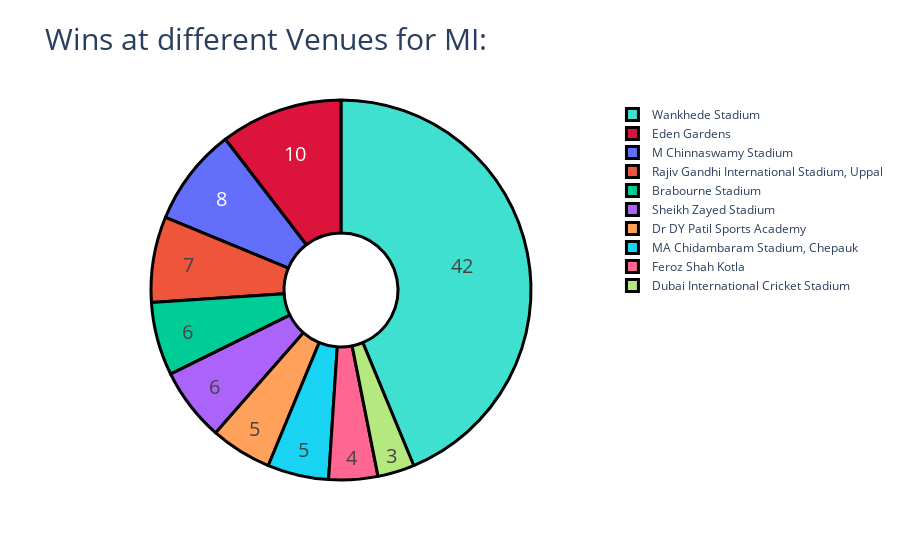

The cell this chart's notebook holds for it:
### Code cell
mi=lucky(df_match,'Mumbai Indians')
values = mi
labels=mi.index
colors = ['turquoise', 'crimson']
fig = go.Figure(data=[go.Pie(labels=labels,values=values,hole=.3)])
fig.update_traces(hoverinfo='label+percent', textinfo='value', textfont_size=20,
                  marker=dict(colors=colors, line=dict(color='#000000', width=3)))
fig.update_layout(title="Wins at different Venues for MI:",
                  titlefont={'size': 30},
                  )
fig.show()

### Figure 1 — Plotly figure (JSON) as saved in the notebook; plotly's stock layout.template omitted (floating-point values rounded to 4 significant figures)
{"data": [{"hole": 0.3, "hoverinfo": "label+percent", "labels": ["Wankhede Stadium", "Eden Gardens", "M Chinnaswamy Stadium", "Rajiv Gandhi International Stadium, Uppal", "Brabourne Stadium", "Sheikh Zayed Stadium", "Dr DY Patil Sports Academy", "MA Chidambaram Stadium, Chepauk", "Feroz Shah Kotla", "Dubai International Cricket Stadium"], "marker": {"colors": ["turquoise", "crimson"], "line": {"color": "#000000", "width": 3}}, "textfont": {"size": 20}, "textinfo": "value", "type": "pie", "values": [42, 10, 8, 7, 6, 6, 5, 5, 4, 3]}], "layout": {"title": {"font": {"size": 30}, "text": "Wins at different Venues for MI:"}}}
